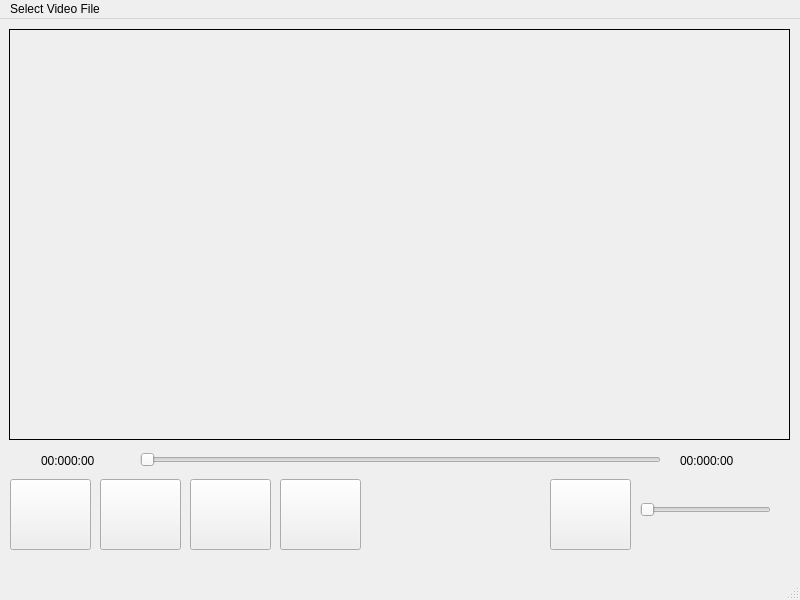
<?xml version="1.0" encoding="UTF-8"?>
<ui version="4.0">
 <class>MainWindow</class>
 <widget class="QMainWindow" name="MainWindow">
  <property name="geometry">
   <rect>
    <x>0</x>
    <y>0</y>
    <width>800</width>
    <height>600</height>
   </rect>
  </property>
  <property name="windowTitle">
   <string>Video Player</string>
  </property>
  <widget class="QWidget" name="centralwidget">
   <widget class="QGroupBox" name="groupBox">
    <property name="geometry">
     <rect>
      <x>9</x>
      <y>10</y>
      <width>781</width>
      <height>411</height>
     </rect>
    </property>
    <property name="styleSheet">
     <string notr="true">QGroupBox {
    border: 1px solid black;
}
</string>
    </property>
    <property name="title">
     <string/>
    </property>
   </widget>
   <widget class="QPushButton" name="pushButton_SeekBackward">
    <property name="geometry">
     <rect>
      <x>10</x>
      <y>460</y>
      <width>81</width>
      <height>71</height>
     </rect>
    </property>
    <property name="text">
     <string/>
    </property>
   </widget>
   <widget class="QPushButton" name="pushButton_PlayPause">
    <property name="geometry">
     <rect>
      <x>100</x>
      <y>460</y>
      <width>81</width>
      <height>71</height>
     </rect>
    </property>
    <property name="text">
     <string/>
    </property>
   </widget>
   <widget class="QPushButton" name="pushButton_Stop">
    <property name="geometry">
     <rect>
      <x>190</x>
      <y>460</y>
      <width>81</width>
      <height>71</height>
     </rect>
    </property>
    <property name="text">
     <string/>
    </property>
   </widget>
   <widget class="QPushButton" name="pushButton_SeekForward">
    <property name="geometry">
     <rect>
      <x>280</x>
      <y>460</y>
      <width>81</width>
      <height>71</height>
     </rect>
    </property>
    <property name="text">
     <string/>
    </property>
   </widget>
   <widget class="QPushButton" name="pushButton_Volume">
    <property name="geometry">
     <rect>
      <x>550</x>
      <y>460</y>
      <width>81</width>
      <height>71</height>
     </rect>
    </property>
    <property name="text">
     <string/>
    </property>
   </widget>
   <widget class="QSlider" name="horizontalSlider_volume">
    <property name="geometry">
     <rect>
      <x>640</x>
      <y>480</y>
      <width>131</width>
      <height>22</height>
     </rect>
    </property>
    <property name="orientation">
     <enum>Qt::Orientation::Horizontal</enum>
    </property>
   </widget>
   <widget class="QSlider" name="horizontalSlider_duration">
    <property name="geometry">
     <rect>
      <x>140</x>
      <y>430</y>
      <width>521</width>
      <height>22</height>
     </rect>
    </property>
    <property name="orientation">
     <enum>Qt::Orientation::Horizontal</enum>
    </property>
   </widget>
   <widget class="QLabel" name="label_current_time">
    <property name="geometry">
     <rect>
      <x>41</x>
      <y>430</y>
      <width>81</width>
      <height>24</height>
     </rect>
    </property>
    <property name="text">
     <string>00:000:00</string>
    </property>
   </widget>
   <widget class="QLabel" name="label_total_time">
    <property name="geometry">
     <rect>
      <x>680</x>
      <y>430</y>
      <width>81</width>
      <height>24</height>
     </rect>
    </property>
    <property name="text">
     <string>00:000:00</string>
    </property>
   </widget>
  </widget>
  <widget class="QMenuBar" name="menubar">
   <property name="geometry">
    <rect>
     <x>0</x>
     <y>0</y>
     <width>800</width>
     <height>30</height>
    </rect>
   </property>
   <widget class="QMenu" name="menuSelect_Video_File">
    <property name="title">
     <string>Select Video File</string>
    </property>
    <addaction name="actionOpen"/>
   </widget>
   <addaction name="menuSelect_Video_File"/>
  </widget>
  <widget class="QStatusBar" name="statusbar"/>
  <action name="actionOpen">
   <property name="text">
    <string>Open</string>
   </property>
  </action>
 </widget>
 <resources/>
 <connections/>
</ui>
